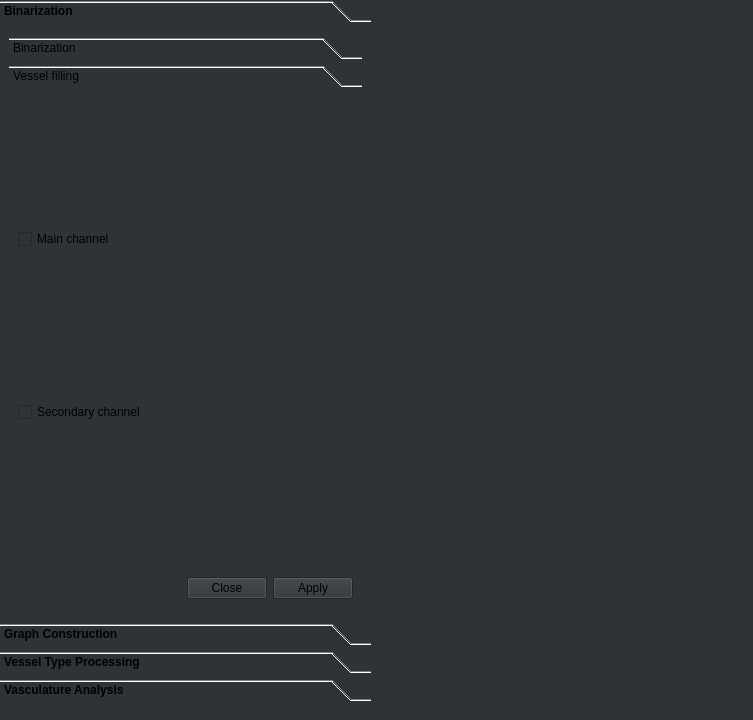
<?xml version="1.0" encoding="UTF-8"?>
<ui version="4.0">
 <class>Form</class>
 <widget class="QWidget" name="Form">
  <property name="geometry">
   <rect>
    <x>0</x>
    <y>0</y>
    <width>753</width>
    <height>720</height>
   </rect>
  </property>
  <property name="minimumSize">
   <size>
    <width>400</width>
    <height>720</height>
   </size>
  </property>
  <property name="windowTitle">
   <string>Form</string>
  </property>
  <property name="styleSheet">
   <string notr="true">background-color: rgb(46, 52, 54);</string>
  </property>
  <widget class="QWidget" name="verticalLayoutWidget">
   <property name="geometry">
    <rect>
     <x>0</x>
     <y>0</y>
     <width>371</width>
     <height>701</height>
    </rect>
   </property>
   <layout class="QVBoxLayout" name="verticalLayout_61">
    <item>
     <layout class="QHBoxLayout" name="horizontalLayout_241">
      <item>
       <layout class="QVBoxLayout" name="verticalLayout_52">
        <item>
         <widget class="QToolBox" name="toolBox_3">
          <property name="minimumSize">
           <size>
            <width>0</width>
            <height>500</height>
           </size>
          </property>
          <property name="font">
           <font>
            <weight>75</weight>
            <bold>true</bold>
           </font>
          </property>
          <property name="currentIndex">
           <number>0</number>
          </property>
          <widget class="QWidget" name="page_82">
           <property name="geometry">
            <rect>
             <x>0</x>
             <y>0</y>
             <width>365</width>
             <height>571</height>
            </rect>
           </property>
           <attribute name="label">
            <string>Binarization</string>
           </attribute>
           <layout class="QHBoxLayout" name="horizontalLayout_362">
            <item>
             <widget class="QToolBox" name="toolBox_26">
              <property name="currentIndex">
               <number>1</number>
              </property>
              <widget class="QWidget" name="page_83">
               <property name="geometry">
                <rect>
                 <x>0</x>
                 <y>0</y>
                 <width>347</width>
                 <height>491</height>
                </rect>
               </property>
               <attribute name="label">
                <string>Binarization</string>
               </attribute>
               <layout class="QHBoxLayout" name="horizontalLayout_363">
                <item>
                 <layout class="QVBoxLayout" name="verticalLayout">
                  <item>
                   <widget class="QGroupBox" name="groupBox_2">
                    <property name="styleSheet">
                     <string notr="true"/>
                    </property>
                    <property name="title">
                     <string>Raw</string>
                    </property>
                    <widget class="QWidget" name="layoutWidget">
                     <property name="geometry">
                      <rect>
                       <x>10</x>
                       <y>40</y>
                       <width>313</width>
                       <height>141</height>
                      </rect>
                     </property>
                     <layout class="QFormLayout" name="formLayout_46">
                      <item row="1" column="0">
                       <widget class="QLabel" name="label_3">
                        <property name="text">
                         <string>Clipping range</string>
                        </property>
                       </widget>
                      </item>
                      <item row="1" column="1">
                       <widget class="QFrame" name="rawBinarizationClipRangeDoublet">
                        <property name="frameShape">
                         <enum>QFrame::StyledPanel</enum>
                        </property>
                        <property name="frameShadow">
                         <enum>QFrame::Raised</enum>
                        </property>
                        <layout class="QHBoxLayout" name="horizontalLayout_370">
                         <item>
                          <layout class="QHBoxLayout" name="horizontalLayout_371">
                           <item>
                            <widget class="QSpinBox" name="spinBox_255">
                             <property name="suffix">
                              <string>px</string>
                             </property>
                             <property name="minimum">
                              <number>0</number>
                             </property>
                             <property name="maximum">
                              <number>65535</number>
                             </property>
                            </widget>
                           </item>
                           <item>
                            <widget class="QSpinBox" name="spinBox_256">
                             <property name="suffix">
                              <string>px</string>
                             </property>
                             <property name="minimum">
                              <number>0</number>
                             </property>
                             <property name="maximum">
                              <number>65535</number>
                             </property>
                            </widget>
                           </item>
                          </layout>
                         </item>
                        </layout>
                       </widget>
                      </item>
                      <item row="2" column="0">
                       <widget class="QLabel" name="label_4">
                        <property name="text">
                         <string>Threshold</string>
                        </property>
                       </widget>
                      </item>
                      <item row="2" column="1">
                       <widget class="QSpinBox" name="rawBinarizationThresholdSpinBox">
                        <property name="minimum">
                         <number>0</number>
                        </property>
                        <property name="maximum">
                         <number>65535</number>
                        </property>
                       </widget>
                      </item>
                      <item row="3" column="0">
                       <widget class="QCheckBox" name="rawBinarizationPostprocessingCheckBox">
                        <property name="text">
                         <string>Post process</string>
                        </property>
                       </widget>
                      </item>
                     </layout>
                    </widget>
                   </widget>
                  </item>
                  <item>
                   <widget class="QCheckBox" name="runArteriesBinarizationCheckBox">
                    <property name="text">
                     <string>Arteries</string>
                    </property>
                    <property name="checked">
                     <bool>false</bool>
                    </property>
                   </widget>
                  </item>
                  <item>
                   <widget class="QGroupBox" name="groupBox">
                    <property name="enabled">
                     <bool>false</bool>
                    </property>
                    <property name="title">
                     <string>Arteries</string>
                    </property>
                    <widget class="QWidget" name="formLayoutWidget">
                     <property name="geometry">
                      <rect>
                       <x>10</x>
                       <y>40</y>
                       <width>313</width>
                       <height>141</height>
                      </rect>
                     </property>
                     <layout class="QFormLayout" name="formLayout">
                      <item row="0" column="0">
                       <widget class="QLabel" name="label_2">
                        <property name="text">
                         <string>Clipping range</string>
                        </property>
                       </widget>
                      </item>
                      <item row="0" column="1">
                       <widget class="QFrame" name="arteriesBinarizationClipRangeDoublet">
                        <property name="frameShape">
                         <enum>QFrame::StyledPanel</enum>
                        </property>
                        <property name="frameShadow">
                         <enum>QFrame::Raised</enum>
                        </property>
                        <layout class="QHBoxLayout" name="horizontalLayout_377">
                         <item>
                          <layout class="QHBoxLayout" name="horizontalLayout_378">
                           <item>
                            <widget class="QSpinBox" name="spinBox_259">
                             <property name="suffix">
                              <string>px</string>
                             </property>
                             <property name="minimum">
                              <number>0</number>
                             </property>
                             <property name="maximum">
                              <number>65535</number>
                             </property>
                            </widget>
                           </item>
                           <item>
                            <widget class="QSpinBox" name="spinBox_260">
                             <property name="suffix">
                              <string>px</string>
                             </property>
                             <property name="minimum">
                              <number>0</number>
                             </property>
                             <property name="maximum">
                              <number>65535</number>
                             </property>
                            </widget>
                           </item>
                          </layout>
                         </item>
                        </layout>
                       </widget>
                      </item>
                      <item row="1" column="0">
                       <widget class="QLabel" name="label">
                        <property name="text">
                         <string>Threshold</string>
                        </property>
                       </widget>
                      </item>
                      <item row="2" column="0">
                       <widget class="QCheckBox" name="arteriesBinarizationPostprocessingCheckBox">
                        <property name="text">
                         <string>Post process</string>
                        </property>
                       </widget>
                      </item>
                      <item row="1" column="1">
                       <widget class="QSpinBox" name="arteriesBinarizationThresholdSpinBox">
                        <property name="minimum">
                         <number>0</number>
                        </property>
                        <property name="maximum">
                         <number>65535</number>
                        </property>
                       </widget>
                      </item>
                     </layout>
                    </widget>
                   </widget>
                  </item>
                  <item>
                   <widget class="QDialogButtonBox" name="binarizationButtonBox">
                    <property name="standardButtons">
                     <set>QDialogButtonBox::Apply</set>
                    </property>
                    <property name="applyText" stdset="0">
                     <string>Run</string>
                    </property>
                   </widget>
                  </item>
                 </layout>
                </item>
               </layout>
              </widget>
              <widget class="QWidget" name="page_86">
               <property name="geometry">
                <rect>
                 <x>0</x>
                 <y>0</y>
                 <width>347</width>
                 <height>491</height>
                </rect>
               </property>
               <attribute name="label">
                <string>Vessel filling</string>
               </attribute>
               <layout class="QHBoxLayout" name="horizontalLayout_390">
                <item>
                 <layout class="QVBoxLayout" name="verticalLayout_54">
                  <item>
                   <layout class="QFormLayout" name="formLayout_49">
                    <item row="0" column="0">
                     <widget class="QCheckBox" name="vesselFillingMainChannelCheckBox">
                      <property name="text">
                       <string>Main channel</string>
                      </property>
                     </widget>
                    </item>
                    <item row="0" column="1">
                     <spacer name="verticalSpacer_101">
                      <property name="orientation">
                       <enum>Qt::Vertical</enum>
                      </property>
                      <property name="sizeHint" stdset="0">
                       <size>
                        <width>20</width>
                        <height>40</height>
                       </size>
                      </property>
                     </spacer>
                    </item>
                    <item row="1" column="0">
                     <widget class="QCheckBox" name="vesselFillingSecondaryChannelCheckBox">
                      <property name="text">
                       <string>Secondary channel</string>
                      </property>
                     </widget>
                    </item>
                    <item row="1" column="1">
                     <spacer name="verticalSpacer_102">
                      <property name="orientation">
                       <enum>Qt::Vertical</enum>
                      </property>
                      <property name="sizeHint" stdset="0">
                       <size>
                        <width>20</width>
                        <height>40</height>
                       </size>
                      </property>
                     </spacer>
                    </item>
                   </layout>
                  </item>
                  <item>
                   <widget class="QDialogButtonBox" name="fillVesselsButtonBox">
                    <property name="standardButtons">
                     <set>QDialogButtonBox::Apply|QDialogButtonBox::Close</set>
                    </property>
                    <property name="applyText" stdset="0">
                     <string>Run</string>
                    </property>
                   </widget>
                  </item>
                 </layout>
                </item>
               </layout>
              </widget>
             </widget>
            </item>
           </layout>
          </widget>
          <widget class="QWidget" name="Graph_Construction">
           <property name="geometry">
            <rect>
             <x>0</x>
             <y>0</y>
             <width>365</width>
             <height>571</height>
            </rect>
           </property>
           <attribute name="label">
            <string>Graph Construction</string>
           </attribute>
           <layout class="QHBoxLayout" name="horizontalLayout_392">
            <item>
             <layout class="QVBoxLayout" name="verticalLayout_66">
              <item>
               <widget class="QDialogButtonBox" name="buildGraphButtonBox">
                <property name="standardButtons">
                 <set>QDialogButtonBox::Apply</set>
                </property>
                <property name="applyText" stdset="0">
                 <string>Build</string>
                </property>
               </widget>
              </item>
             </layout>
            </item>
           </layout>
          </widget>
          <widget class="QWidget" name="Vessel_Type_Processing">
           <property name="geometry">
            <rect>
             <x>0</x>
             <y>0</y>
             <width>365</width>
             <height>571</height>
            </rect>
           </property>
           <attribute name="label">
            <string>Vessel Type Processing</string>
           </attribute>
           <widget class="QToolBox" name="toolBox">
            <property name="geometry">
             <rect>
              <x>20</x>
              <y>0</y>
              <width>331</width>
              <height>361</height>
             </rect>
            </property>
            <property name="currentIndex">
             <number>1</number>
            </property>
            <widget class="QWidget" name="arteries">
             <property name="geometry">
              <rect>
               <x>0</x>
               <y>0</y>
               <width>271</width>
               <height>107</height>
              </rect>
             </property>
             <attribute name="label">
              <string>Arteries</string>
             </attribute>
             <layout class="QHBoxLayout" name="horizontalLayout">
              <item>
               <layout class="QFormLayout" name="formLayout_3">
                <item row="0" column="0">
                 <widget class="QLabel" name="label_6">
                  <property name="text">
                   <string>Minimum Radius</string>
                  </property>
                 </widget>
                </item>
                <item row="0" column="1">
                 <widget class="QSpinBox" name="arteriesMinRadiusSpinBox">
                  <property name="maximum">
                   <number>65535</number>
                  </property>
                 </widget>
                </item>
                <item row="1" column="0">
                 <widget class="QLabel" name="label_7">
                  <property name="text">
                   <string>Maximum Tracing Iteration</string>
                  </property>
                 </widget>
                </item>
                <item row="1" column="1">
                 <widget class="QSpinBox" name="maxArteriesTracingIterationsSpinBox">
                  <property name="maximum">
                   <number>65535</number>
                  </property>
                 </widget>
                </item>
                <item row="2" column="0">
                 <widget class="QLabel" name="label_8">
                  <property name="text">
                   <string>Minimum Size</string>
                  </property>
                 </widget>
                </item>
                <item row="2" column="1">
                 <widget class="QSpinBox" name="minArterySizeSpinBox">
                  <property name="maximum">
                   <number>65535</number>
                  </property>
                 </widget>
                </item>
               </layout>
              </item>
             </layout>
            </widget>
            <widget class="QWidget" name="veins">
             <property name="geometry">
              <rect>
               <x>0</x>
               <y>0</y>
               <width>331</width>
               <height>299</height>
              </rect>
             </property>
             <attribute name="label">
              <string>Veins</string>
             </attribute>
             <widget class="QWidget" name="layoutWidget_2">
              <property name="geometry">
               <rect>
                <x>10</x>
                <y>10</y>
                <width>383</width>
                <height>204</height>
               </rect>
              </property>
              <layout class="QFormLayout" name="formLayout_4">
               <item row="1" column="0">
                <widget class="QLabel" name="label_9">
                 <property name="text">
                  <string>Restrictive Min. Radius</string>
                 </property>
                </widget>
               </item>
               <item row="2" column="0">
                <widget class="QLabel" name="label_10">
                 <property name="text">
                  <string>Permissive Min. Radius</string>
                 </property>
                </widget>
               </item>
               <item row="1" column="1">
                <widget class="QSpinBox" name="restrictiveMinVeinRadiusSpinBox">
                 <property name="mouseTracking">
                  <bool>false</bool>
                 </property>
                 <property name="suffix">
                  <string/>
                 </property>
                 <property name="maximum">
                  <number>65535</number>
                 </property>
                </widget>
               </item>
               <item row="2" column="1">
                <widget class="QSpinBox" name="permissiveMinVeinRadiusSpinBox">
                 <property name="maximum">
                  <number>65535</number>
                 </property>
                </widget>
               </item>
               <item row="3" column="0">
                <widget class="QLabel" name="label_11">
                 <property name="text">
                  <string>Final Min. Radius</string>
                 </property>
                </widget>
               </item>
               <item row="3" column="1">
                <widget class="QSpinBox" name="finalMinVeinRadiusSpinBox">
                 <property name="maximum">
                  <number>65535</number>
                 </property>
                </widget>
               </item>
               <item row="4" column="0">
                <widget class="QLabel" name="label_12">
                 <property name="text">
                  <string>Max. Tracing Iteration</string>
                 </property>
                </widget>
               </item>
               <item row="4" column="1">
                <widget class="QSpinBox" name="maxVeinsTracingIterationsSpinBox">
                 <property name="maximum">
                  <number>65535</number>
                 </property>
                </widget>
               </item>
               <item row="5" column="0">
                <widget class="QLabel" name="label_13">
                 <property name="text">
                  <string>Min. Size Radius</string>
                 </property>
                </widget>
               </item>
               <item row="5" column="1">
                <widget class="QSpinBox" name="minVeinSizeSpinBox">
                 <property name="maximum">
                  <number>65535</number>
                 </property>
                </widget>
               </item>
               <item row="0" column="0">
                <widget class="QLabel" name="label_5">
                 <property name="text">
                  <string>Intensity range</string>
                 </property>
                </widget>
               </item>
               <item row="0" column="1">
                <widget class="QFrame" name="veinIntensityRangeOnArteriesChannelDoublet">
                 <property name="frameShape">
                  <enum>QFrame::StyledPanel</enum>
                 </property>
                 <property name="frameShadow">
                  <enum>QFrame::Raised</enum>
                 </property>
                 <layout class="QHBoxLayout" name="horizontalLayout_376">
                  <item>
                   <layout class="QHBoxLayout" name="horizontalLayout_379">
                    <item>
                     <widget class="QSpinBox" name="spinBox_264">
                      <property name="suffix">
                       <string/>
                      </property>
                      <property name="minimum">
                       <number>0</number>
                      </property>
                      <property name="maximum">
                       <number>65535</number>
                      </property>
                     </widget>
                    </item>
                    <item>
                     <widget class="QSpinBox" name="spinBox_265">
                      <property name="suffix">
                       <string/>
                      </property>
                      <property name="minimum">
                       <number>0</number>
                      </property>
                      <property name="maximum">
                       <number>65535</number>
                      </property>
                     </widget>
                    </item>
                   </layout>
                  </item>
                 </layout>
                </widget>
               </item>
              </layout>
             </widget>
            </widget>
           </widget>
           <widget class="QDialogButtonBox" name="postProcessVesselTypesButtonBox">
            <property name="geometry">
             <rect>
              <x>10</x>
              <y>290</y>
              <width>345</width>
              <height>24</height>
             </rect>
            </property>
            <property name="standardButtons">
             <set>QDialogButtonBox::Apply</set>
            </property>
            <property name="applyText" stdset="0">
             <string>Process</string>
            </property>
           </widget>
          </widget>
          <widget class="QWidget" name="Vasculature_Analysis">
           <property name="geometry">
            <rect>
             <x>0</x>
             <y>0</y>
             <width>365</width>
             <height>571</height>
            </rect>
           </property>
           <attribute name="label">
            <string>Vasculature Analysis</string>
           </attribute>
           <widget class="QToolBox" name="toolBox_2">
            <property name="geometry">
             <rect>
              <x>17</x>
              <y>7</y>
              <width>501</width>
              <height>181</height>
             </rect>
            </property>
            <property name="currentIndex">
             <number>1</number>
            </property>
            <widget class="QWidget" name="graphVisulization">
             <property name="geometry">
              <rect>
               <x>0</x>
               <y>0</y>
               <width>100</width>
               <height>30</height>
              </rect>
             </property>
             <attribute name="label">
              <string>Graph Visualization</string>
             </attribute>
            </widget>
            <widget class="QWidget" name="voxelization">
             <property name="geometry">
              <rect>
               <x>0</x>
               <y>0</y>
               <width>501</width>
               <height>119</height>
              </rect>
             </property>
             <attribute name="label">
              <string>Voxelization</string>
             </attribute>
             <widget class="QWidget" name="formLayoutWidget_2">
              <property name="geometry">
               <rect>
                <x>-1</x>
                <y>-1</y>
                <width>353</width>
                <height>271</height>
               </rect>
              </property>
              <layout class="QFormLayout" name="formLayout_2">
               <item row="0" column="1">
                <widget class="QFrame" name="vasculatureVoxelizationRadiusTriplet">
                 <property name="frameShape">
                  <enum>QFrame::StyledPanel</enum>
                 </property>
                 <property name="frameShadow">
                  <enum>QFrame::Raised</enum>
                 </property>
                 <layout class="QHBoxLayout" name="horizontalLayout_374">
                  <item>
                   <layout class="QHBoxLayout" name="horizontalLayout_375">
                    <item>
                     <widget class="QSpinBox" name="spinBox_261">
                      <property name="suffix">
                       <string>px</string>
                      </property>
                      <property name="minimum">
                       <number>0</number>
                      </property>
                      <property name="maximum">
                       <number>1024</number>
                      </property>
                     </widget>
                    </item>
                    <item>
                     <widget class="QSpinBox" name="spinBox_262">
                      <property name="suffix">
                       <string>px</string>
                      </property>
                      <property name="minimum">
                       <number>0</number>
                      </property>
                      <property name="maximum">
                       <number>1024</number>
                      </property>
                     </widget>
                    </item>
                    <item>
                     <widget class="QSpinBox" name="spinBox_263">
                      <property name="suffix">
                       <string>px</string>
                      </property>
                      <property name="minimum">
                       <number>0</number>
                      </property>
                      <property name="maximum">
                       <number>1024</number>
                      </property>
                     </widget>
                    </item>
                   </layout>
                  </item>
                 </layout>
                </widget>
               </item>
               <item row="0" column="0">
                <widget class="QLabel" name="label_14">
                 <property name="text">
                  <string>voxel size</string>
                 </property>
                </widget>
               </item>
              </layout>
             </widget>
            </widget>
           </widget>
          </widget>
         </widget>
        </item>
       </layout>
      </item>
     </layout>
    </item>
   </layout>
  </widget>
 </widget>
 <resources/>
 <connections>
  <connection>
   <sender>runArteriesBinarizationCheckBox</sender>
   <signal>toggled(bool)</signal>
   <receiver>groupBox</receiver>
   <slot>setEnabled(bool)</slot>
   <hints>
    <hint type="sourcelabel">
     <x>56</x>
     <y>289</y>
    </hint>
    <hint type="destinationlabel">
     <x>62</x>
     <y>317</y>
    </hint>
   </hints>
  </connection>
 </connections>
</ui>
